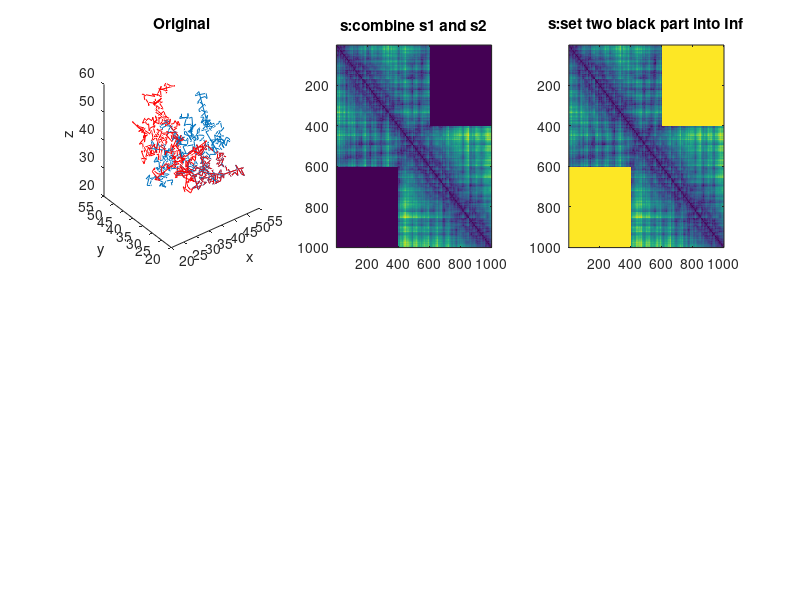

The MATLAB script that drew this image: (Note: this script raises an error after producing the figure.)
clear all
clc
close all
% points = 0:pi/50:10*pi;
% coords(:,3)=points(1:500);
% coords(:,1) = sin(coords(:,3));
% coords(:,2) = cos(coords(:,3));

load Protein;
points = Protein;
totalPoints=1000;
coords=points(1:totalPoints,:);
% load example1
% points=example1;
% totalPoints=500;
% coords=points(1:totalPoints,:);


pointsAlign=200;

half=((totalPoints+pointsAlign)/2);
firstHalf=coords(1:half,:);
secondHalf=coords(size(firstHalf,1)-pointsAlign+1:end,:);
% figure;
subplot(2,3,1);
plot3(firstHalf(:,1),firstHalf(:,2),firstHalf(:,3));
hold on
plot3(secondHalf(:,1),secondHalf(:,2),secondHalf(:,3),'r');
hold off
title('Original')
xlabel('x')
ylabel('y')
zlabel('z')


s1 = pdist2(firstHalf,firstHalf);
s2 = pdist2(secondHalf,secondHalf);
s=zeros(totalPoints,totalPoints);
s(1:half,1:half)=s1;
s(half-pointsAlign+1:end,half-pointsAlign+1:end)=s2;
subplot(2,3,2);
imagesc(s);
title('s:combine s1 and s2')

s(1:half-pointsAlign,half+1:end)=Inf;
s(half+1:end,1:half-pointsAlign)=Inf;
subplot(2,3,3);
imagesc(s);
title('s:set two black part into Inf')

s = FastFloyd(s);
subplot(2,3,4);
imagesc(s);
title('s:after applying floyd')


p=cmdscale(s);
p=p(:,1:3);
firstHalfRecovered=p(1:half,:);
secondHalfRecovered=p(size(firstHalfRecovered,1)-pointsAlign+1:end,:);
subplot(2,3,5);
plot3(firstHalfRecovered(:,1),firstHalfRecovered(:,2),firstHalfRecovered(:,3));
hold on
plot3(secondHalfRecovered(:,1),secondHalfRecovered(:,2),secondHalfRecovered(:,3),'r');
hold off
diff=procrustes(coords,p);
title(strcat('Use CMDSCALE to recover points and the difference from original is: ',num2str(diff)))
xlabel('x')
ylabel('y')
zlabel('z')



